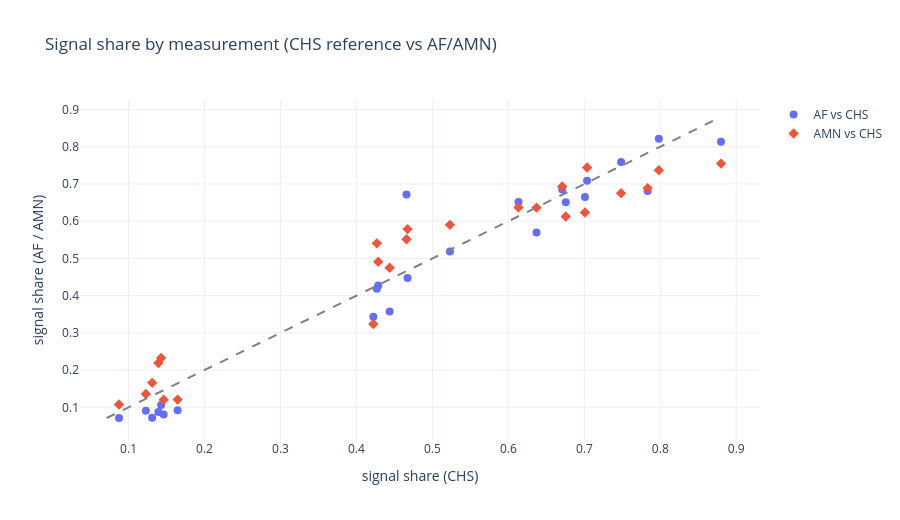

The code cell stored with this chart in its notebook:
### Code cell
decomp_by_est = {"CHS": chs_decomp, "AF": af_decomp, "AMN": amn_decomp}
signal_share = pd.DataFrame(
    {est: d["fraction_signal"] for est, d in decomp_by_est.items()}
)
signal_share = signal_share.dropna()
fig = go.Figure()
fig.add_trace(
    go.Scatter(
        x=signal_share["CHS"],
        y=signal_share["AF"],
        mode="markers",
        name="AF vs CHS",
        marker={"size": 8},
    )
)
fig.add_trace(
    go.Scatter(
        x=signal_share["CHS"],
        y=signal_share["AMN"],
        mode="markers",
        name="AMN vs CHS",
        marker={"size": 8, "symbol": "diamond"},
    )
)
lo = float(signal_share.min().min())
hi = float(signal_share.max().max())
fig.add_trace(
    go.Scatter(
        x=[lo, hi],
        y=[lo, hi],
        mode="lines",
        line={"dash": "dash", "color": "gray"},
        showlegend=False,
    )
)
fig.update_layout(
    title="Signal share by measurement (CHS reference vs AF/AMN)",
    template="plotly_white",
    xaxis_title="signal share (CHS)",
    yaxis_title="signal share (AF / AMN)",
    height=520,
)
fig

### Figure 1 — Plotly figure (JSON) as saved in the notebook; plotly's stock layout.template omitted (floating-point values rounded to 4 significant figures)
{"data": [{"marker": {"size": 8}, "mode": "markers", "name": "AF vs CHS", "type": "scatter", "x": [0.1429, 0.1646, 0.1393, 0.7008, 0.7036, 0.6709, 0.5231, 0.4287, 0.6756, 0.4437, 0.4222, 0.08741, 0.7981, 0.4268, 0.8799, 0.1228, 0.1462, 0.1311, 0.6371, 0.4673, 0.7833, 0.6133, 0.4659, 0.7484], "y": [0.1059, 0.09228, 0.08766, 0.665, 0.7083, 0.685, 0.5185, 0.4271, 0.6509, 0.3577, 0.3432, 0.0713, 0.8216, 0.4186, 0.8132, 0.09047, 0.08096, 0.07171, 0.5699, 0.4474, 0.6815, 0.6514, 0.6714, 0.759]}, {"marker": {"size": 8, "symbol": "diamond"}, "mode": "markers", "name": "AMN vs CHS", "type": "scatter", "x": [0.1429, 0.1646, 0.1393, 0.7008, 0.7036, 0.6709, 0.5231, 0.4287, 0.6756, 0.4437, 0.4222, 0.08741, 0.7981, 0.4268, 0.8799, 0.1228, 0.1462, 0.1311, 0.6371, 0.4673, 0.7833, 0.6133, 0.4659, 0.7484], "y": [0.2324, 0.1207, 0.219, 0.6232, 0.7442, 0.6933, 0.5902, 0.4909, 0.6126, 0.475, 0.3238, 0.1074, 0.7369, 0.5405, 0.7547, 0.1356, 0.1204, 0.1657, 0.6363, 0.5788, 0.6888, 0.6371, 0.5514, 0.6753]}, {"line": {"color": "gray", "dash": "dash"}, "mode": "lines", "showlegend": false, "type": "scatter", "x": [0.0713, 0.8799], "y": [0.0713, 0.8799]}], "layout": {"height": 520, "title": {"text": "Signal share by measurement (CHS reference vs AF/AMN)"}, "xaxis": {"title": {"text": "signal share (CHS)"}}, "yaxis": {"title": {"text": "signal share (AF / AMN)"}}}}
